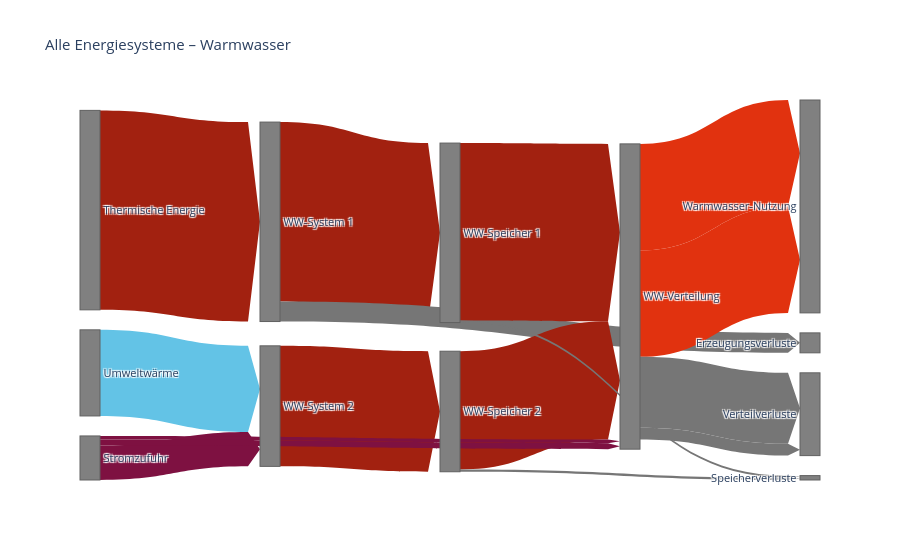

The notebook cell this image was saved under:
### Code cell
scenario = project.scenarios[0]

fig = render(scenario, DHW_SYSTEM)
fig.show()

### Figure 1 — Plotly figure (JSON) as saved in the notebook; plotly's stock layout.template omitted (floating-point values rounded to 4 significant figures)
{"data": [{"link": {"arrowlen": 12, "color": ["#a22110", "#7e1141", "#63C3E6", "#a22110", "#a22110", "#767676", "#a22110", "#a22110", "#767676", "#767676", "#E1320F", "#E1320F", "#767676", "#767676", "#7e1141", "#7e1141"], "customdata": [["EUIdhw_1th", "kWh Wärme/m²NGFa", "SUMME(sim[EUIdhw_1th])/1000"], ["EUIdhw_2el", "kWh Strom/m²NGFa", "DHW_2_is_electric*Qdhw_2_total*DHW_conversion_2"], ["Qenv_dhw_2", "kWh Umweltwärme Entnahme/m²NGFa", "SUMME(sim[Qenv_dhw_2])*0,001"], ["Qdhw_1_total", "kWh WW/m²NGFa", "SUMME(sim[Qdhw_1_total])/1000"], ["Qdhw_2_total", "kWh WW/m²NGFa", "SUMME(sim[Qdhw_2_total])/1000"], ["Qdhw_1_generation_losses", "kWh Wärmeverluste/m²NGFa", "MAX(0;EUIdhw_1th-Qdhw_1_total)"], ["Qdhw_1_drawoff", "kWh WW/m²NGFa", "Qdhw_1_tap+Qdhw_1_distr_losses"], ["Qdhw_2_drawoff", "kWh WW/m²NGFa", "Qdhw_2_tap+Qdhw_2_distr_losses"], ["Qdhw_1_storage_losses", "kWh Wärmeverluste/m²NGFa", "SUMME(sim[DHW_storage_losses_1])*per_NFA"], ["Qdhw_2_storage_losses", "kWh Wärmeverluste/m²NGFa", "SUMME(sim[DHW_storage_losses_2])*per_NFA"], ["Qdhw_1_tap", "kWh WW/m²NGFa", "SUMME(sim[DHW_1_tap_kW])*per_NFA"], ["Qdhw_2_tap", "kWh WW/m²NGFa", "SUMME(sim[DHW_2_tap_kW])*per_NFA"], ["Qdhw_1_distr_losses", "kWh Wärmeverluste/m²NGFa", "Qdhw_1_tap*(DHW_1_incl_distribution_factor-1)"], ["Qdhw_2_distr_losses", "kWh Wärmeverluste/m²NGFa", "Qdhw_2_tap*(DHW_2_incl_distribution_factor-1)"], ["Edhw_1_aux_el", "kWh Strom/m²NGFa", "Qdhw_1_total * DHW_1_el_aux"], ["Edhw_2_aux_el", "kWh Strom/m²NGFa", "Qdhw_2_total * DHW_2_el_aux"]], "hovertemplate": "%{label}<br>%{value:.2f} %{customdata[1]}<br>Excel Name: %{customdata[0]}<br>Excel Formula: %{customdata[2]}<extra></extra>", "label": ["Thermische EE → WW-System 1", "Strom → WW-System 2", "Umweltwärme → WW System 2 (elektrisch)", "WW-System 1 → WW-Speicher 1", "WW-System 2 → WW-Speicher 2", "WW-System 1 → Umwandlungsverluste", "WW-Speicher 1 Entnahme → Verteilung", "WW-Speicher 2 Entnahme → Verteilung", "WW-Speicher 1 → Speicherverluste", "WW-Speicher 2 → Speicherverluste", "WW-Verteilung → Nutzung System 1", "WW-Verteilung → Nutzung System 2", "WW-Verteilung → Verteilverluste System 1", "WW-Verteilung → Verteilverluste System 2", "Hilfssstrom 1 → Verteilung", "Hilfssstrom 2 → Verteilung"], "source": [0, 1, 2, 3, 4, 3, 5, 6, 5, 6, 7, 7, 7, 7, 1, 1], "target": [3, 4, 4, 5, 6, 8, 7, 7, 9, 9, 10, 10, 11, 11, 7, 7], "value": [10.77, 1.86, 4.65, 9.694, 6.509, 1.077, 9.58, 6.387, 0.1141, 0.1228, 5.748, 5.748, 3.832, 0.6387, 0.1939, 0.3255]}, "node": {"color": "#808080", "label": ["Thermische Energie", "Stromzufuhr", "Umweltwärme", "WW-System 1", "WW-System 2", "WW-Speicher 1", "WW-Speicher 2", "WW-Verteilung", "Erzeugungsverluste", "Speicherverluste", "Warmwasser-Nutzung", "Verteilverluste"], "line": {"color": "#606060", "width": 1}}, "type": "sankey"}], "layout": {"font": {"size": 11}, "title": {"text": "Alle Energiesysteme – Warmwasser"}}}
